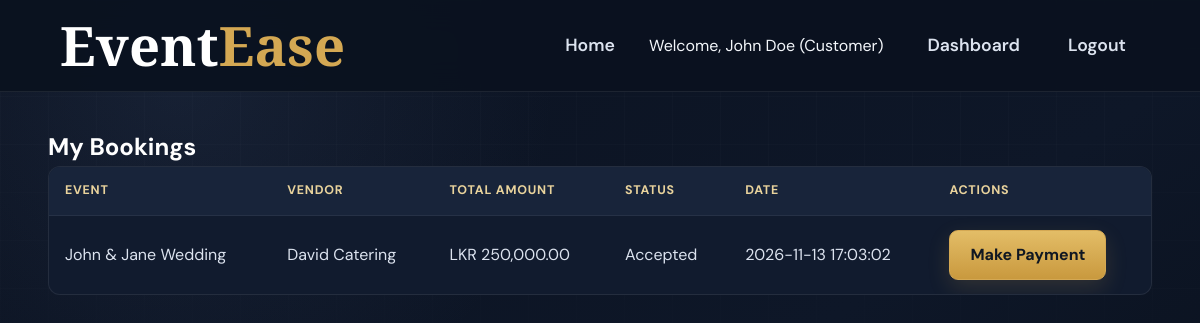
The page /?url=booking/myBookings (signed in) on the database its author committed.
### tables this page shows
CREATE TABLE Booking (
    booking_id INT AUTO_INCREMENT PRIMARY KEY,
    event_id INT NOT NULL,
    vendor_id INT NOT NULL,
    booking_date TIMESTAMP DEFAULT CURRENT_TIMESTAMP,
    total_amount DECIMAL(10,2) NOT NULL,
    status ENUM('pending','accepted','rejected','cancelled','completed') DEFAULT 'pending',
    notes TEXT,
    FOREIGN KEY (event_id) REFERENCES Events(event_id) ON DELETE CASCADE,
    FOREIGN KEY (vendor_id) REFERENCES Vendor(vendor_id) ON DELETE CASCADE
);

CREATE TABLE Events (
    event_id INT AUTO_INCREMENT PRIMARY KEY,
    customer_id INT NOT NULL,
    event_type_id INT NOT NULL,
    event_name VARCHAR(100) NOT NULL,
    event_date DATE NOT NULL,
    location VARCHAR(255) NOT NULL,
    guest_count INT NOT NULL,
    budget DECIMAL(10,2) NOT NULL,
    status ENUM('active','cancelled') DEFAULT 'active',
    created_at TIMESTAMP DEFAULT CURRENT_TIMESTAMP,
    FOREIGN KEY (customer_id) REFERENCES Customer(customer_id) ON DELETE CASCADE,
    FOREIGN KEY (event_type_id) REFERENCES EventType(event_type_id)
);

CREATE TABLE Vendor (
    vendor_id INT AUTO_INCREMENT PRIMARY KEY,
    user_id INT UNIQUE NOT NULL,
    business_name VARCHAR(100) NOT NULL,
    business_description TEXT,
    business_address VARCHAR(255),
    facebook_profile VARCHAR(255),
    verification_status ENUM('pending','approved','rejected') DEFAULT 'pending',
    registration_date TIMESTAMP DEFAULT CURRENT_TIMESTAMP,
    FOREIGN KEY (user_id) REFERENCES user(user_id) ON DELETE CASCADE
);

### app/controllers/BookingController.php (called while the page is built, shortened)
<?php
class BookingController {
    public function myBookings() {
        $customer = Customer::findByUserId($_SESSION['user_id']);
        $bookings = Booking::getByCustomer($customer['customer_id']);
        require_once '../app/views/customer/my_bookings.php';
    }
}
?>

### app/models/Booking.php (called while the page is built, shortened)
<?php
class Booking {
    public static function getByCustomer($customerId) {
        $db = Database::getConnection();
        $stmt = $db->prepare("
            SELECT b.*, v.business_name, e.event_name
            FROM Booking b
            JOIN Events e ON b.event_id = e.event_id
            JOIN Vendor v ON b.vendor_id = v.vendor_id
            WHERE e.customer_id = ?
            ORDER BY b.booking_date DESC
        ");
        $stmt->execute([$customerId]);
        return $stmt->fetchAll();
    }
}
?>

### app/models/Customer.php (called while the page is built, shortened)
<?php
class Customer {
    public static function findByUserId($userId) {
        $db = Database::getConnection();
        $stmt = $db->prepare("SELECT * FROM Customer WHERE user_id = ?");
        $stmt->execute([$userId]);
        return $stmt->fetch();
    }
}
?>

### app/views/customer/my_bookings.php (the view)
<?php include '../app/views/partials/header.php'; ?>
<h2>My Bookings</h2>
<?php if (empty($bookings)): ?>
    <p>No bookings yet.</p>
<?php else: ?>
    <table>
        <tr>
            <th>Event</th>
            <th>Vendor</th>
            <th>Total Amount</th>
            <th>Status</th>
            <th>Date</th>
            <th>Actions</th>
        </tr>
        <?php foreach ($bookings as $booking): ?>
            <tr>
                <td><?php echo htmlspecialchars($booking['event_name']); ?></td>
                <td><?php echo htmlspecialchars($booking['business_name']); ?></td>
                <td>LKR <?php echo number_format($booking['total_amount'], 2); ?></td>
                <td><?php echo ucfirst($booking['status']); ?></td>
                <td><?php echo $booking['booking_date']; ?></td>
                <td>
                    <?php if ($booking['status'] == 'accepted'): ?>
                        <a href="?url=payment/create/<?php echo $booking['booking_id']; ?>" class="btn">Make Payment</a>
                    <?php elseif ($booking['status'] == 'completed' && !Review::getByBooking($booking['booking_id'])): ?>
                        <a href="?url=review/create/<?php echo $booking['booking_id']; ?>" class="btn">Review</a>
                    <?php endif; ?>
                </td>
            </tr>
        <?php endforeach; ?>
    </table>
<?php endif; ?>
<?php include '../app/views/partials/footer.php'; ?>

### public/css/style.css (style rules this page uses)
:root { --navy-900: #080E18; --navy-800: #0B1220; --navy-700: #0F192B; --navy-600: #111B2E; --navy-500: #18243A; --navy-400: #1C2942; --gold: #D4A853; --gold-light: #E6C77A; --gold-dark: #B88B32; --white: #FFFFFF; --text: #F4F7FB; --text-soft: #DCE3EF; --muted: #A9B4C7; --muted-dark: #728097; --success: #35C48D; --danger: #F06B72; --warning: #E6B85C; --border: rgba(255, 255, 255, 0.08); --border-gold: rgba(212, 168, 83, 0.20); --shadow-sm: 0 8px 22px rgba(0, 0, 0, 0.16); --shadow-md: 0 12px 35px rgba(0, 0, 0, 0.20); --shadow-lg: 0 18px 50px rgba(0, 0, 0, 0.28); --radius-sm: 9px; --radius-md: 14px; --radius-lg: 16px; --transition: all 0.25s ease; }
* { box-sizing: border-box; margin: 0; padding: 0; }
html { scroll-behavior: smooth; }
body { min-height: 100vh; color: var(--text); background: radial-gradient(circle at 15% 10%, rgba(63, 81, 116, 0.22), transparent 30%), linear-gradient(145deg, var(--navy-800), #0E1728 55%, var(--navy-900)); font-family: 'DM Sans', 'Segoe UI', sans-serif; line-height: 1.6; }
body::before { content: ''; position: fixed; inset: 0; z-index: -1; pointer-events: none; background-image: linear-gradient(rgba(255, 255, 255, 0.018) 1px, transparent 1px), linear-gradient(90deg, rgba(255, 255, 255, 0.018) 1px, transparent 1px); background-size: 48px 48px; mask-image: linear-gradient(to bottom, black, transparent 75%); }
a { color: var(--gold-light); text-decoration: none; }
h1, h2, h3, h4 { color: var(--white); }
.btn { display: inline-flex; align-items: center; justify-content: center; gap: 8px; padding: 11px 20px; color: #101722; background: linear-gradient(180deg, #E3BD67, #C9993E); border: 1px solid var(--gold); border-radius: var(--radius-sm); font: inherit; font-weight: 700; text-decoration: none; cursor: pointer; box-shadow: 0 8px 22px rgba(212, 168, 83, 0.16); transition: var(--transition); }
table { width: 100%; margin-bottom: 24px; overflow: hidden; background: var(--navy-600); border: 1px solid var(--border); border-radius: 12px; border-spacing: 0; border-collapse: separate; }
th, td { padding: 14px 16px; text-align: left; border-bottom: 1px solid rgba(255, 255, 255, 0.06); }
th { color: #E9D39C; background: var(--navy-500); font-size: 0.78rem; letter-spacing: 0.06em; text-transform: uppercase; }
td { color: var(--text-soft); }
tbody tr:last-child td { border-bottom: 0; }

### rows shown on the page
booking: event.event_name "John & Jane Wedding", vendor.business_name "David Catering", total_amount "250,000.00", status "Accepted", booking_date "2026-11-13 17:03:02"

### other values the page prints
$_SESSION['name'] "John Doe"
$_SESSION['role'] "Customer"
